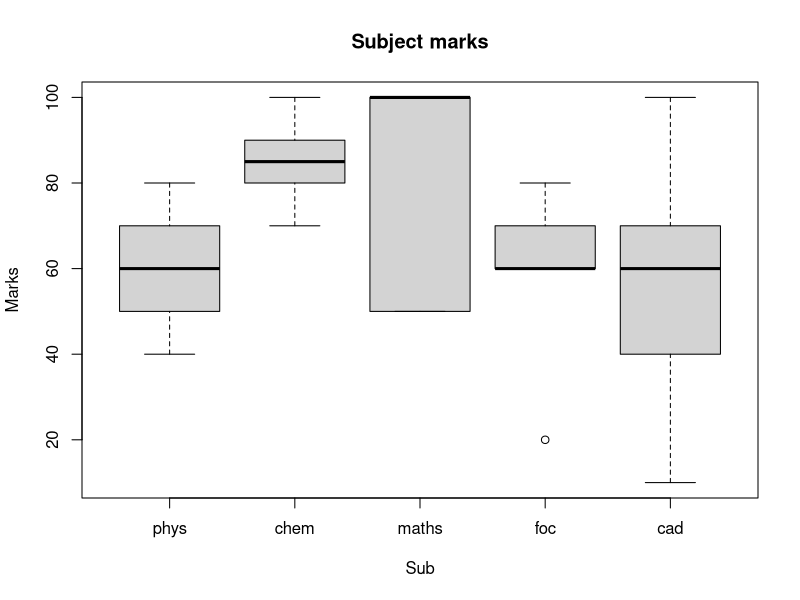
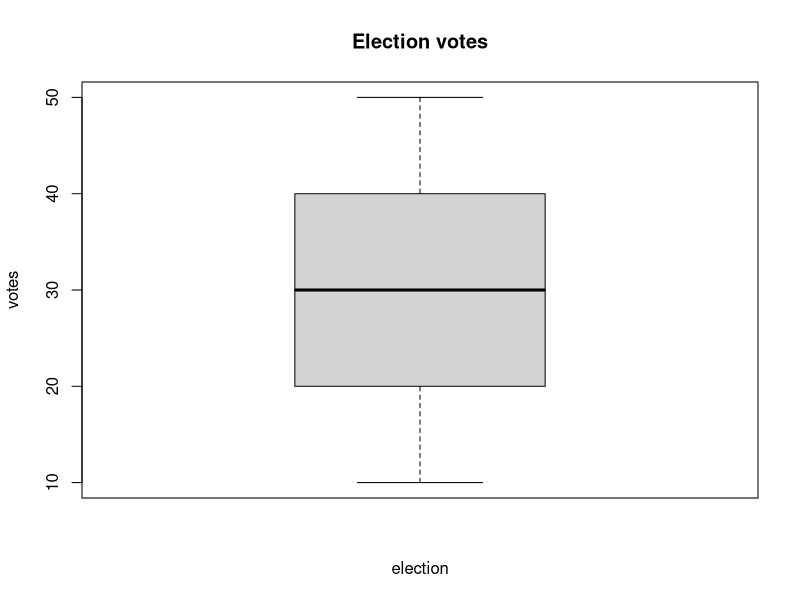
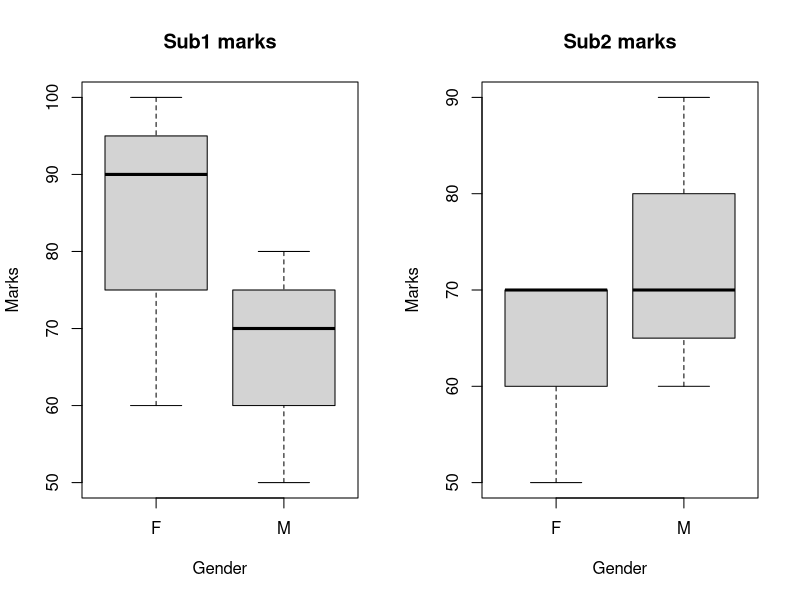

Write the R code that produced these figures, in order.
setwd("/home/user/DA_LAB/final_exam_practice")
marks <- read.csv("marks.csv",header=TRUE,stringsAsFactors = FALSE)
print(marks)
par(mfrow=c(1,1))
help(boxplot)
print(marks[2:6])
boxplot(marks[2:6],xlab="Sub",ylab="Marks",main="Subject marks")

votes <- read.csv("party.csv",header=TRUE)
print(votes)
boxplot(votes$Votes,xlab="election",ylab="votes",main="Election votes")


stud <- read.csv("studentperform.csv",header=TRUE,stringsAsFactors = FALSE)
print(stud)
par(mfrow=c(1,2))
boxplot(stud$sub1~stud$gender,xlab="Gender",ylab="Marks",main="Sub1 marks")
boxplot(stud$sub2~stud$gender,xlab="Gender",ylab="Marks",main="Sub2 marks")
